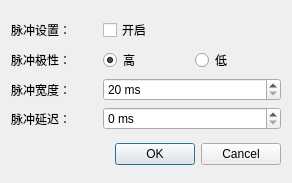
<?xml version="1.0" encoding="UTF-8"?>
<ui version="4.0">
 <class>PulseOutputSettingDialog</class>
 <widget class="QDialog" name="PulseOutputSettingDialog">
  <property name="geometry">
   <rect>
    <x>0</x>
    <y>0</y>
    <width>292</width>
    <height>183</height>
   </rect>
  </property>
  <property name="windowTitle">
   <string>Dialog</string>
  </property>
  <layout class="QVBoxLayout" name="verticalLayout">
   <item>
    <layout class="QGridLayout" name="gridLayout">
     <item row="0" column="0">
      <widget class="QLabel" name="label_4">
       <property name="text">
        <string>脉冲设置：</string>
       </property>
      </widget>
     </item>
     <item row="1" column="0">
      <widget class="QLabel" name="label_3">
       <property name="text">
        <string>脉冲极性：</string>
       </property>
      </widget>
     </item>
     <item row="2" column="0">
      <widget class="QLabel" name="label_2">
       <property name="text">
        <string>脉冲宽度：</string>
       </property>
      </widget>
     </item>
     <item row="2" column="1" colspan="2">
      <widget class="QSpinBox" name="mPulseWidthSpinBox">
       <property name="suffix">
        <string> ms</string>
       </property>
       <property name="minimum">
        <number>20</number>
       </property>
       <property name="maximum">
        <number>150</number>
       </property>
      </widget>
     </item>
     <item row="3" column="0">
      <widget class="QLabel" name="label">
       <property name="text">
        <string>脉冲延迟：</string>
       </property>
      </widget>
     </item>
     <item row="3" column="1" colspan="2">
      <widget class="QSpinBox" name="mPulseDelaySpinBox">
       <property name="suffix">
        <string> ms</string>
       </property>
       <property name="maximum">
        <number>100</number>
       </property>
      </widget>
     </item>
     <item row="1" column="2">
      <widget class="QRadioButton" name="mPolarityLowRadioButton">
       <property name="text">
        <string>低</string>
       </property>
      </widget>
     </item>
     <item row="1" column="1">
      <widget class="QRadioButton" name="mPolarityHightRadioButton">
       <property name="text">
        <string>高</string>
       </property>
       <property name="checked">
        <bool>true</bool>
       </property>
      </widget>
     </item>
     <item row="0" column="1" colspan="2">
      <widget class="QCheckBox" name="mPluseEnableCheckBox">
       <property name="text">
        <string>开启</string>
       </property>
      </widget>
     </item>
    </layout>
   </item>
   <item>
    <widget class="QDialogButtonBox" name="buttonBox">
     <property name="orientation">
      <enum>Qt::Horizontal</enum>
     </property>
     <property name="standardButtons">
      <set>QDialogButtonBox::Cancel|QDialogButtonBox::Ok</set>
     </property>
    </widget>
   </item>
  </layout>
 </widget>
 <resources/>
 <connections>
  <connection>
   <sender>buttonBox</sender>
   <signal>accepted()</signal>
   <receiver>PulseOutputSettingDialog</receiver>
   <slot>accept()</slot>
   <hints>
    <hint type="sourcelabel">
     <x>248</x>
     <y>254</y>
    </hint>
    <hint type="destinationlabel">
     <x>157</x>
     <y>274</y>
    </hint>
   </hints>
  </connection>
  <connection>
   <sender>buttonBox</sender>
   <signal>rejected()</signal>
   <receiver>PulseOutputSettingDialog</receiver>
   <slot>reject()</slot>
   <hints>
    <hint type="sourcelabel">
     <x>316</x>
     <y>260</y>
    </hint>
    <hint type="destinationlabel">
     <x>286</x>
     <y>274</y>
    </hint>
   </hints>
  </connection>
 </connections>
</ui>
